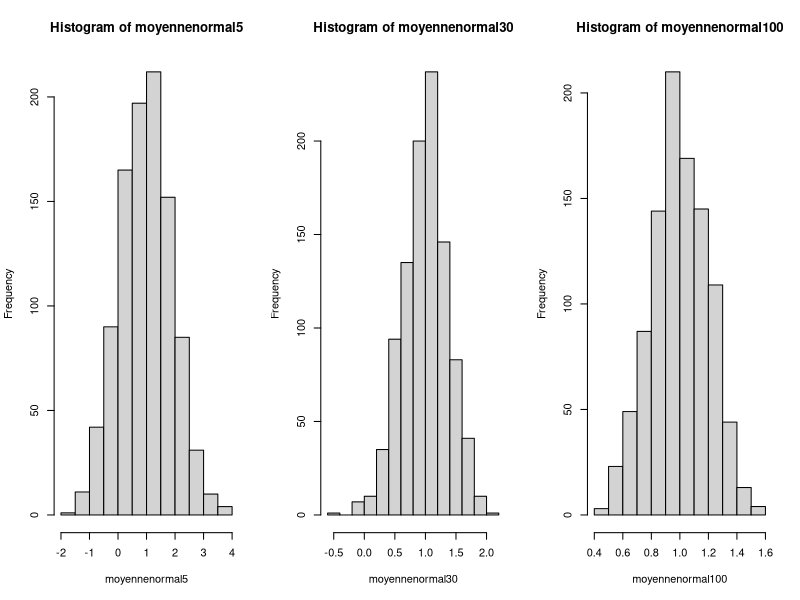
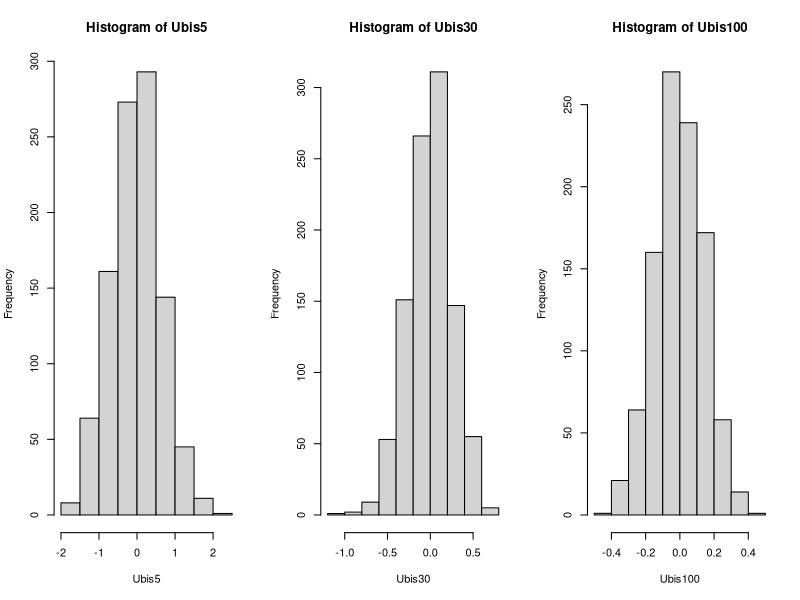
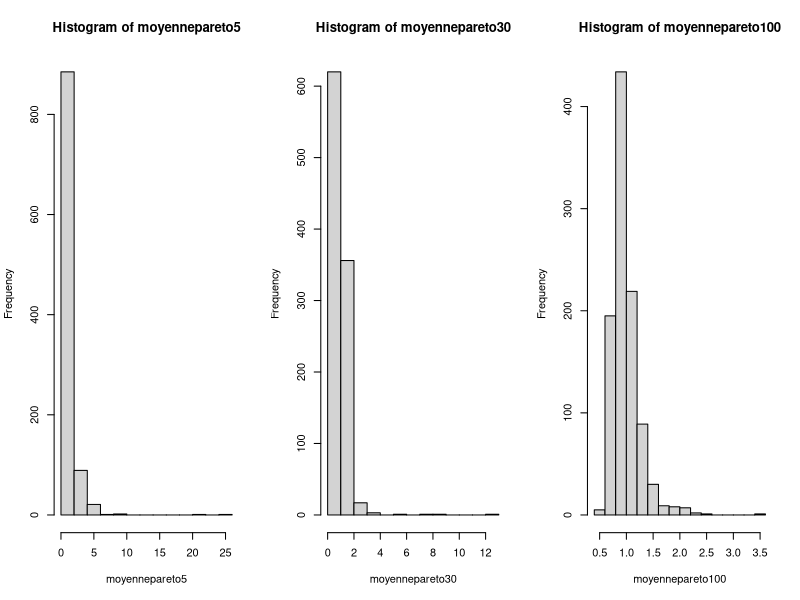
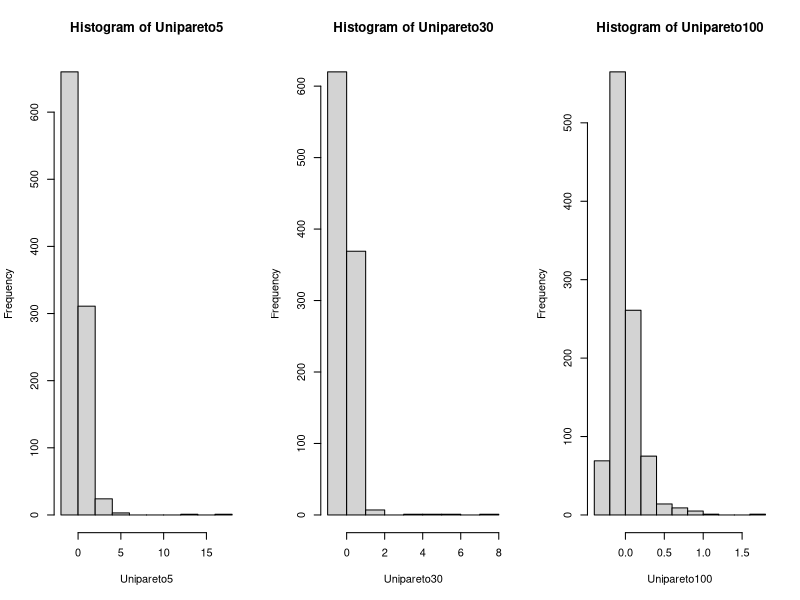
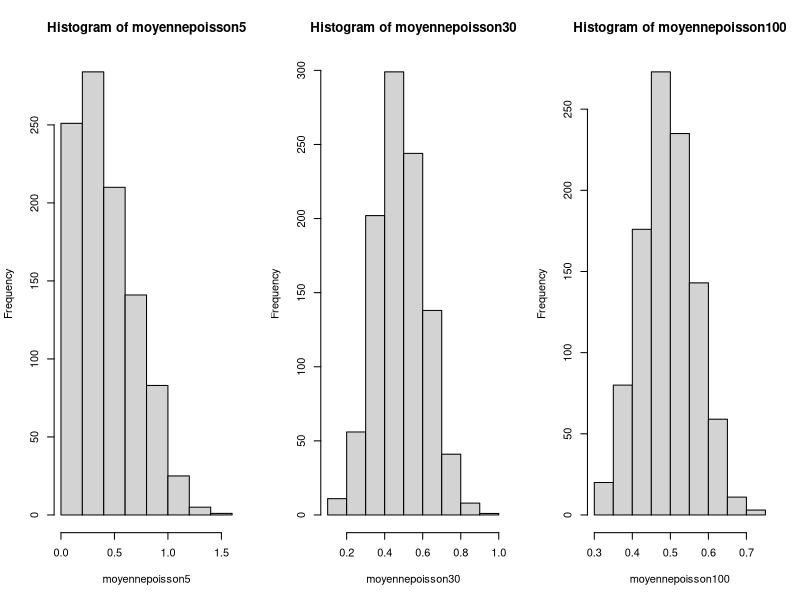
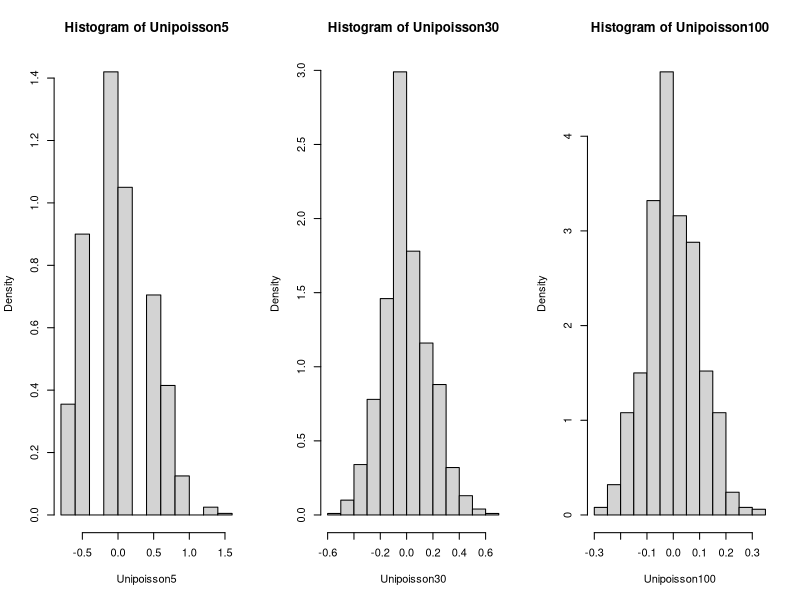

These charts were generated, in order, by the following R code:
## ---- chunk 1
knitr::opts_chunk$set(echo = TRUE)
## ---- chunk 2
normal5<-c(rnorm(5000,mean=1, sd=2))
normal30<-c(rnorm(30000, mean=1, sd=2))
normal100<-c(rnorm(100000,mean=1, sd=2))

par(mfrow=c(1,3))
Normal5<-matrix(normal5,1000,5)
Normal30<-matrix(normal30,1000,30)
Normal100<-matrix(normal100,1000,100)

moyennenormal5= rep(1,1000)
for(i in 1:1000){
  moyennenormal5[i] = mean(Normal5[i,])}

hist(moyennenormal5)

variancenormal5=rep(1,1000)
for(i in 1:1000){
  variancenormal5[i]=var(Normal5[i,])
}

moyennenormal30= rep(1,1000)
for(i in 1:1000){
  moyennenormal30[i] = mean(Normal30[i,])
}
hist(moyennenormal30)

variancenormal30=rep(1,1000)
for(i in 1:1000){
  variancenormal30[i]=var(Normal30[i,])
}

moyennenormal100= rep(1,1000)
for(i in 1:1000){
  moyennenormal100[i] = mean(Normal100[i,])
}
hist(moyennenormal100)

variancenormal100=rep(1,1000)
for(i in 1:1000){
  variancenormal100[i]=var(Normal100[i,])
}

## ---- chunk 3

par(mfrow=c(1,3))

Ubis5<-(moyennenormal5-1)/sqrt(2)
hist(Ubis5)

Ubis30<-(moyennenormal30-1)/sqrt(2)
hist(Ubis30)

Ubis100<-(moyennenormal100-1)/sqrt(2)
hist(Ubis100)

## ---- chunk 4

library(rmutil)
par(mfrow=c(1,3))
pareto5<-c(rpareto(5000,m=1, s=2))
pareto30<-c(rpareto(30000, m=1, s=2))
pareto100<-c(rpareto(100000,m=1, s=2))

Pareto5<-matrix(pareto5,1000,5)
Pareto30<-matrix(pareto30,1000,30)
Pareto100<-matrix(pareto100,1000,100)

moyennepareto5= rep(1,1000)
for(i in 1:1000){
  moyennepareto5[i] = mean(Pareto5[i,])
}
hist(moyennepareto5)

variancepareto5=rep(1,1000)
for(i in 1:1000){
  variancepareto5[i]=var(Pareto5[i,])
}



moyennepareto30= rep(1,1000)
for(i in 1:1000){
  moyennepareto30[i] = mean(Pareto30[i,])
}
hist(moyennepareto30)

variancepareto30=rep(1,1000)
for(i in 1:1000){
  variancepareto30[i]=var(Pareto30[i,])
}

moyennepareto100= rep(1,1000)
for(i in 1:1000){
  moyennepareto100[i] = mean(Pareto100[i,])
}
hist(moyennepareto100)

variancepareto100=rep(1,1000)
for(i in 1:1000){
  variancepareto100[i]=var(Pareto100[i,])
}
## ---- chunk 5

par(mfrow=c(1,3))

Unipareto5<- (moyennepareto5-1)/sqrt(2)
hist(Unipareto5)

Unipareto30<-(moyennepareto30-1)/sqrt(2)
hist(Unipareto30)



Unipareto100<-(moyennepareto100-1)/sqrt(2)
hist(Unipareto100)
## ---- chunk 6
poisson5<-c(rpois(5000,0.5))
poisson30<-c(rpois(30000, 0.5))
poisson100<-c(rpois(100000,0.5))

Poisson5<-matrix(poisson5,1000,5)
Poisson30<-matrix(poisson30,1000,30)
Poisson100<-matrix(poisson100,1000,100)

par(mfrow=c(1,3))

moyennepoisson5= rep(1,1000)
for(i in 1:1000){
  moyennepoisson5[i] = mean(Poisson5[i,])
}
hist(moyennepoisson5)

variancepoisson5=rep(1,1000)
for(i in 1:1000){
  variancepoisson5[i]=var(Poisson5[i,])
}

moyennepoisson30= rep(1,1000)
for(i in 1:1000){
  moyennepoisson30[i] = mean(Poisson30[i,])
}
hist(moyennepoisson30)

variancepoisson30=rep(1,1000)
for(i in 1:1000){
  variancepoisson30[i]=var(Poisson30[i,])
}

moyennepoisson100= rep(1,1000)
for(i in 1:1000){
  moyennepoisson100[i] = mean(Poisson100[i,])
}
hist(moyennepoisson100)

variancepoisson100=rep(1,1000)
for(i in 1:1000){
  variancepoisson100[i]=var(Poisson100[i,])
}
## ---- chunk 7

par(mfrow=c(1,3))
Unipoisson5<-(moyennepoisson5-0.5)/sqrt(0.5)
hist(Unipoisson5, proba=TRUE)


Unipoisson30<-(moyennepoisson30-0.5)/sqrt(0.5)
hist(Unipoisson30,proba=TRUE)

Unipoisson100<-(moyennepoisson100-0.5)/sqrt(0.5)
hist(Unipoisson100,proba=TRUE)
## ---- chunk 8
normalmontecarlo<-c(rnorm(1e5,mean=0, sd=1))

meansNMC<-0
delta<- 0.5

normaleZN=rep(1:1e5)
for (i in 1:1e5){
if (abs(normalmontecarlo[i]-meansNMC)>=delta){
  normaleZN[i]<-1
}
else normaleZN[i]<-0}

meansnormaleZN<- mean(normaleZN)
print(paste("Espérance Loi normale:", meansnormaleZN, sep=""))
## ---- chunk 9
poissonmontecarlo<-c(rpois(1e5,lambda=1))

meansPMC<-1
delta<- 0.5

poissonZN=rep(1:1e5)
for (i in 1:1e5){
if (abs(poissonmontecarlo[i]-meansPMC)>=delta){
  poissonZN[i]<-1
}
else poissonZN[i]<-0}

meanspoissonZN<-mean(poissonZN)
print(paste("Espérance Loi de Poisson de paramètre lambda=1:", meanspoissonZN, sep=""))
## ---- chunk 10
paretomontecarlo<-c(rpareto(1e5,m=1, s=2))
meansParetoMC<-2*1/(2-1)
delta<- 0.5

paretoZN=rep(1:1e5)
for (i in 1:1e5){
if (abs(paretomontecarlo[i]-meansParetoMC)>=delta){
  paretoZN[i]<-1
}
else paretoZN[i]<-0}

meansparetoZN<-mean(paretoZN)
print(paste("Espérance Loi de Pareto de paramètre m=1 et s=2:", meansparetoZN, sep=""))
## ---- chunk 11
for (delta in c(0.01,0.5,1)){
  for (sigma in c(0.2,0.4,2)){
    normalBT<-c(rnorm(1e5,mean=1, sigma))
    meansBT=1
    varNMC<-sigma**2

    normaleZN=rep(1:1e5)
    for (i in 1:1e5){
      if (abs(normalBT[i]-meansBT)>=delta){
        normaleZN[i]<-1
        }
      else normaleZN[i]<-0}
    Borne<-varNMC/(delta**2)
    meansnormaleBT<- mean(normaleZN)
    print(paste("Espérance Loi normale pour delta = ", delta, ", sigma = ",sigma, " vaut ", meansnormaleBT, ", borne =" , Borne, sep=""))
  }
}

for (delta in c(1,5,10)){
  for(lambda in c(0.5,5,10)){
  poissonBT<-c(rpois(1e5,lambda))
  meansPBT<-lambda

  varPMC<-lambda
  poissonZN=rep(1:1e5)
  for (i in 1:1e5){
    if (abs(poissonBT[i]-meansPBT)>=delta){
         poissonZN[i]<-1
      }
    else poissonZN[i]<-0}

  Borne2<-lambda/(delta**2)
    meanspoissonZN<-mean(poissonZN)
   print(paste("Espérance Loi de Poisson de paramètre lambda=",lambda, ", delta= ", delta, " vaut ", meanspoissonZN, ", borne= ", Borne2, sep=""))
  
  }}

for(delta in c(1,5,10)){
  for (alpha in c(3,4,6)){
    paretoBT<-c(rpareto(1e5,m=1, alpha))
    varPBT<-alpha**2/((alpha-1)**2)*alpha/(alpha-2)
    meansPBT<-alpha/(alpha-1)
    paretoZN=rep(1:1e5)
    for (i in 1:1e5){
      if (abs(paretomontecarlo[i]-meansPBT)>=delta){
        paretoZN[i]<-1
      }
      else paretoZN[i]<-0}
    Borne3<-varPBT/(delta**2)
      meansparetoZN<-mean(paretoZN)
   print(paste("Espérance Loi de Pareto de paramètre a=1, alpha=", alpha, ", delta= ", delta, " vaut ", meansparetoZN, ", borne = ", Borne3, sep=""))
    
    
  }
}
## ---- chunk 12
sigma=2
ech_normale=rnorm(n=20,mean=1,sigma)
epsilon=0.5

echexpborne=rep(1:20)
for (i in 1:20){
  if (ech_normale[i]>epsilon) echexpborne[i]=1
  else echexpborne[i]=0
}

borneChernoff20=exp(-epsilon**2/(2*2**2))
print(paste("espérance loi normale (sigma=2) pour n=20 =", mean(echexpborne), "la borne est ", borneChernoff20))

sigma=2
ech_normale=rnorm(n=100,mean=1,sigma)
epsilon=0.5

echexpborne=rep(1:100)
for (i in 1:100){
  if (ech_normale[i]>epsilon) echexpborne[i]=1
  else echexpborne[i]=0
}

borneChernoff100=exp(-epsilon**2/(2*2**2))
print(paste("espérance loi normale (sigma=2 pour n=100 =", mean(echexpborne), "la borne est ", borneChernoff100))

ech_normale=rnorm(n=1000,mean=1,sigma)
epsilon=0.5

echexpborne=rep(1:1000)
for (i in 1:1000){
  if (ech_normale[i]>epsilon) echexpborne[i]=1
  else echexpborne[i]=0
}

borneChernoff1000=exp(-epsilon**2/(2*2**2))
print(paste("espérance loi normale (sigma=2) pour n=1000 =", mean(echexpborne), "la borne est ", borneChernoff1000))
## ---- chunk 13
lambda=0.5
ech_poisson=rpois(n=20,lambda)
epsilon=0.3

echpoissonborne=rep(1:20)
for (i in 1:20){
  if (ech_poisson[i]>epsilon) echpoissonborne[i]=1
  else echpoissonborne[i]=0
}

borneChernoff20=exp(-epsilon**2/(2*lambda**2))
print(paste("espérance loi poisson (lambda=0.5) pour n=20 =", mean(echpoissonborne), "la borne est ", borneChernoff20))

ech_poisson=rpois(n=100,lambda)

echpoissonborne=rep(1:100)
for (i in 1:100){
  if (ech_poisson[i]>epsilon) echpoissonborne[i]=1
  else echpoissonborne[i]=0
}

borneChernoff100=exp(-epsilon**2/(2*lambda**2))
print(paste("esperance loi poisson (lambda=0.5) pour n=100 =", mean(echpoissonborne), "la borne est ", borneChernoff100))

ech_poisson=rpois(n=1000,lambda)

echpoissonborne=rep(1:1000)
for (i in 1:1000){
  if (ech_poisson[i]>epsilon) echpoissonborne[i]=1
  else echpoissonborne[i]=0
}

borneChernoff1000=exp(-epsilon**2/(2*lambda**2))
print(paste("espérance loi poisson (lambda=0.5) pour n=1000 =", mean(echpoissonborne), "la borne est ", borneChernoff1000))
## ---- chunk 14

for (n in c(20,100,1000,10000,1e6)){
  cauchy<-rcauchy(n, location=0, scale=1)
  mean<-mean(cauchy)
  print(paste("pour n= ", n, " la moyenne empirique est ", mean, sep=""))
}
## ---- chunk 15
for (theta in c(-3,-2,-1,0,1,2,3)){
for (n in c(20,100,1000)){
  cauchy<-rcauchy(n, location=theta, scale=1)
  rangé<-sort(cauchy)
  print(paste("pour n= ", n, " theta= ",theta, " la médiane est ", (rangé[n/2]+rangé[n/2+1])/2, sep=""))}}
